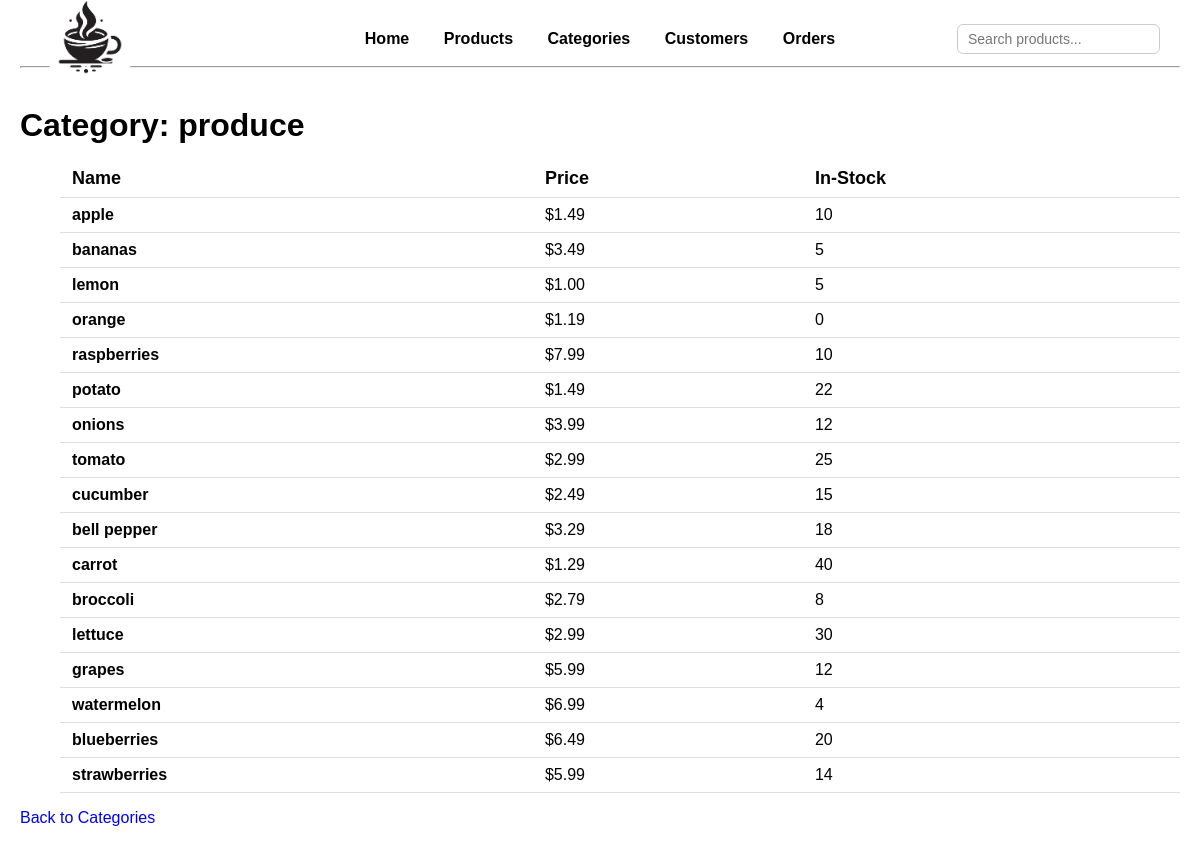
Before: /categories/produce with the older database file.
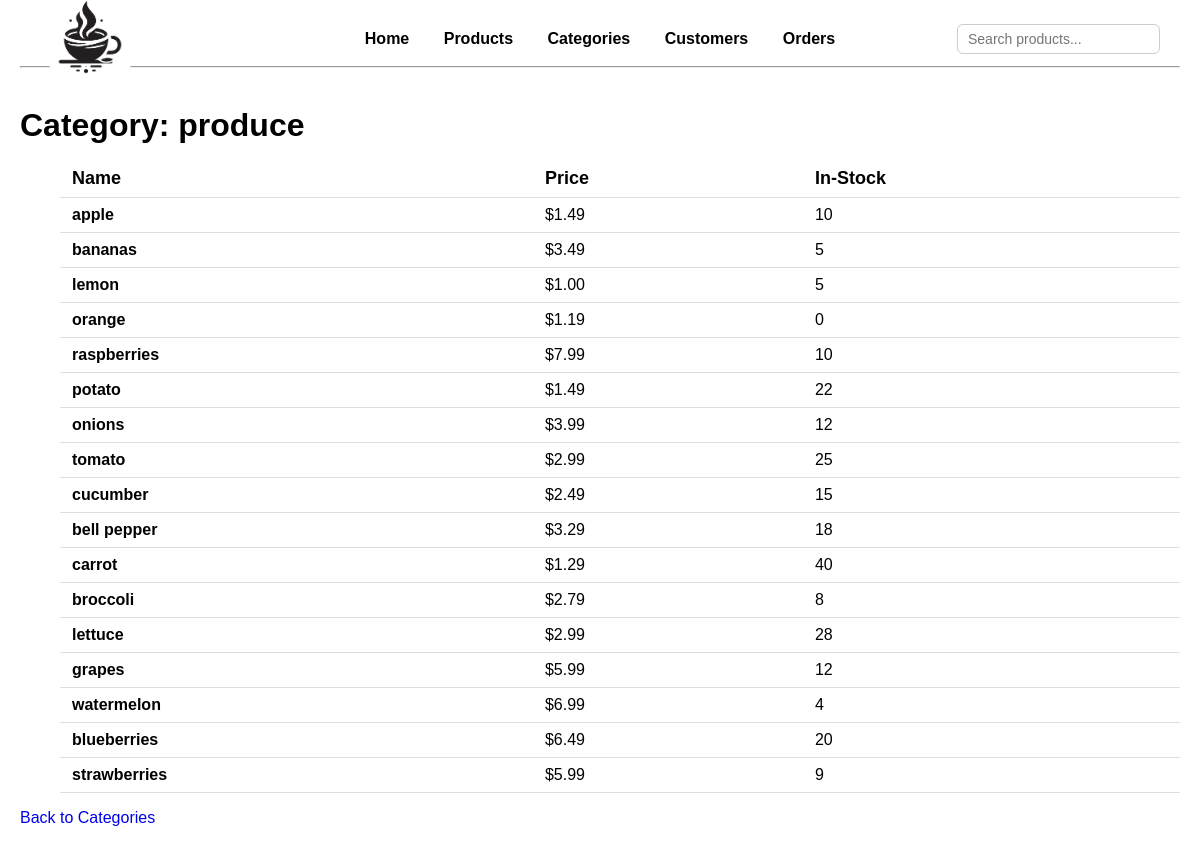
After: the same page with the newer database file.
### models.py (models this page shows, shortened)
class Product(db.Model):
    __tablename__ = "product"
    id = mapped_column(Integer, primary_key=True)
    name = mapped_column(String)
    price = mapped_column(DECIMAL(10, 2))
    inventory = mapped_column(Integer, default=0)
    category_id = mapped_column(Integer, ForeignKey("categories.id"))
    category = relationship("Category", back_populates="products")

### app.py (the view)
@app.route("/categories/<string:name>")
def category_detail(name):
    stmt = db.select(Category).where(Category.name == name)
    category = db.session.execute(stmt).scalar()
    if not category:
        return f"Category '{name}' not found", 404
    return render_template("category_detail.html", category=category)

### templates/category_detail.html
{% extends "base.html" %}
{% block content %}
<h1>Category: {{ category.name }}</h1>
{% if category.products %}
<ul>
    <table>
        <tr>
            <th>Name</th>
            <th>Price</th>
            <th>In-Stock</th>
        </tr>
    {% for p in category.products %}
        <tr>
            <td><strong>{{ p.name }}</strong></td>
            <td>${{ p.price }}</td>
            <td>{{ p.inventory }}</td>
        </tr>
    {% endfor %}
    </table>
</ul>
{% else %}
<p>No products in this category.</p>
{% endif %}
<a href="{{ url_for('categories') }}">Back to Categories</a>
{% endblock %}

Changed rows visible on the page:
changed Product "lettuce": inventory "30" → "28"
changed Product "strawberries": inventory "14" → "9"
